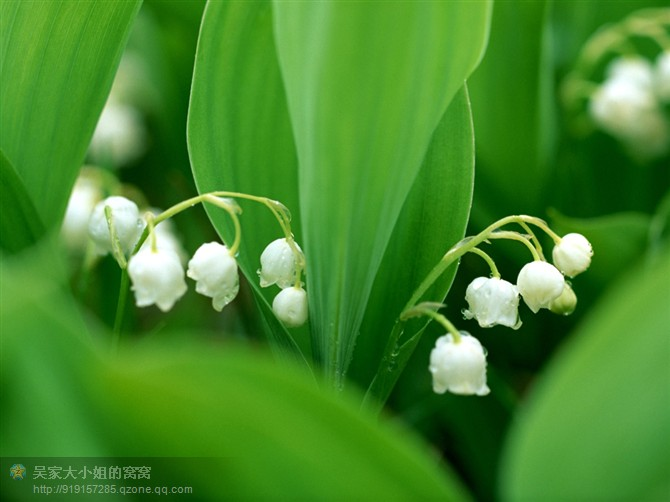
%> input picture 学习资料/《精通图像处理经典算法（MATLAB版）》配套资料/7/7.2/IArnold/zhiwu.jpg, 670 x 502 px
$ octave IArnold.m   (GNU Octave 9; MATLAB toolbox functions it lacks are replaced by stand-ins)
%> lines starting %> are read from the running program, lines starting %| are printed output that depends on the picture
% function [ IArnold ]
i=imread('zhiwu.jpg');
%> i is the input picture: size 502x670x3 uint8; mean R, G, B 68.4, 135.7, 42.9
k=imresize(i,[250,250]);
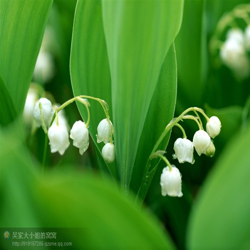
%> k: size 250x250x3 uint8; mean R, G, B 68.4, 135.7, 42.9
j=rgb2gray(k);
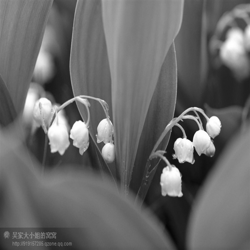
%> j: size 250x250 uint8; min 5, max 255, mean 105
h=dct2(j);
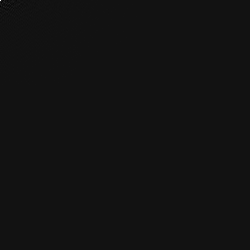
%> h: size 250x250 double; min -2068, max 26244.3, mean 0.5; drawn with min black and max white
subplot(1,2,1),imshow(h),title('置乱图片')
%> after `imshow(h)`:
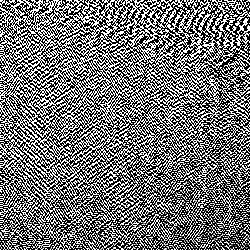
%> displayed picture: size 250x250, on the screen's scale of 0 to 255; min 0, max 255, mean 115.6
p=idct2(h)/255;
subplot(1,2,2),imshow(p),title('置乱恢复')

% end
